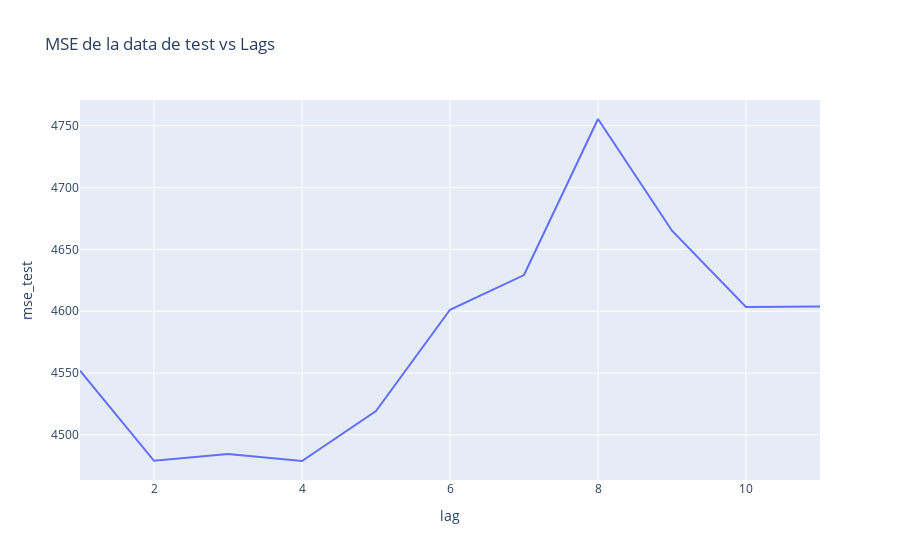

Notebook cell for this chart:
### Code cell
df_pruebas = pd.DataFrame(
    {"lag": list(range(1, 12)), "mse_test": mse_test, "mape_test": mape_test}
)

fig_mse = px.line(
    df_pruebas, x="lag", y="mse_test", title="MSE de la data de test vs Lags"
)

fig_mse.show()

### Figure 1 — Plotly figure (JSON) as saved in the notebook; plotly's stock layout.template omitted (floating-point values rounded to 4 significant figures)
{"data": [{"hovertemplate": "lag=%{x}<br>mse_test=%{y}<extra></extra>", "legendgroup": "", "line": {"color": "#636efa", "dash": "solid"}, "marker": {"symbol": "circle"}, "mode": "lines", "name": "", "orientation": "v", "showlegend": false, "type": "scatter", "x": [1, 2, 3, 4, 5, 6, 7, 8, 9, 10, 11], "xaxis": "x", "y": [4552.0, 4479.0, 4484.0, 4479.0, 4519.0, 4601.0, 4629.0, 4755.0, 4665.0, 4603.0, 4604.0], "yaxis": "y"}], "layout": {"legend": {"tracegroupgap": 0}, "title": {"text": "MSE de la data de test vs Lags"}, "xaxis": {"anchor": "y", "domain": [0, 1], "title": {"text": "lag"}}, "yaxis": {"anchor": "x", "domain": [0, 1], "title": {"text": "mse_test"}}}}
